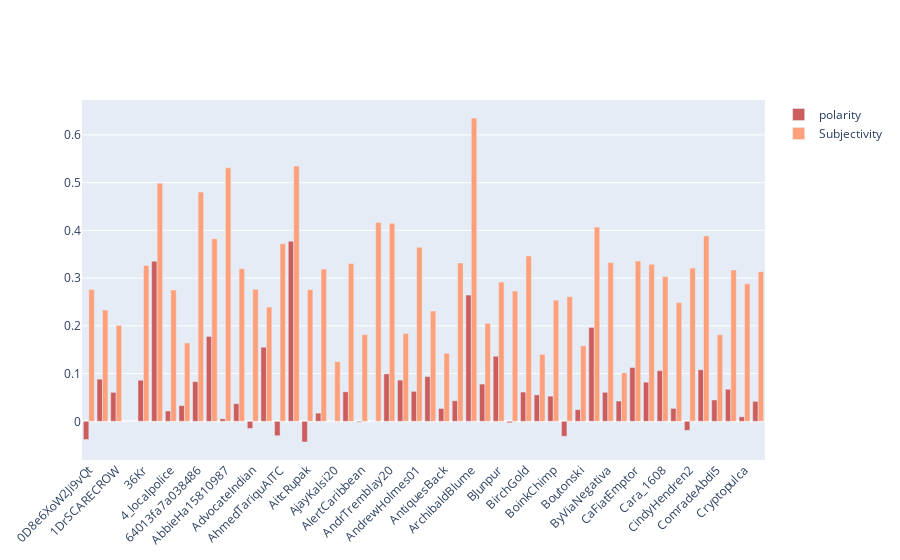

Notebook cell for this chart:
### Code cell
fig = go.Figure()
fig.add_trace(go.Bar(
    x=df_authors_filtered["original_author"].tolist(),
    y=df_authors_filtered["polarity"].tolist(),
    name='polarity',
    marker_color='indianred'
))
fig.add_trace(go.Bar(
    x=df_authors_filtered["original_author"].tolist(),
    y=df_authors_filtered["subjectivity"].tolist(),
    name='Subjectivity',
    marker_color='lightsalmon'
))

# Here we modify the tickangle of the xaxis, resulting in rotated labels.
fig.update_layout(barmode='group', xaxis_tickangle=-45)
fig.show()

### Figure 1 — Plotly figure (JSON) as saved in the notebook; plotly's stock layout.template omitted (floating-point values rounded to 4 significant figures)
{"data": [{"marker": {"color": "indianred"}, "name": "polarity", "type": "bar", "x": ["0D8e6XoW2Ji9vQt", "17_shubhamverma", "1DrSCARECROW", "2_ragni", "36Kr", "3osVyJVKJ0cOtVu", "4_localpolice", "4got1en_6ol", "64013fa7a038486", "ASBrokerage", "AbbieHa15810987", "AcquadroAnthony", "AdvocateIndian", "AfricanMoran1", "AhmedTariquAITC", "AilsaForshaw", "AitcRupak", "Aitc_Sahjahan", "AjayKalsi20", "AlecH34748141", "AlertCaribbean", "AlistianiGita", "AndrTremblay20", "AndreasErdwin", "AndrewHolmes01", "Anil_Keerthy", "AntiquesBack", "AnuDekarmakar", "ArchibaldBlume", "Arvind27031971", "BJunpur", "BMartinovski", "BirchGold", "Bishnutani", "BoinkChimp", "BostonRoca", "Boutonski", "Bunglebob66", "ByViaNegativa", "CADileepV", "CaFiatEmptor", "Cannonballs17", "Cara_1608", "CarlosGraca0222", "CindyHendren2", "CityFarmSystems", "ComradeAbdi5", "CopleyCapital", "Cryptopulca", "DanRadzikowski"], "y": [-0.03824, 0.08836, 0.06068, 0, 0.08611, 0.3356, 0.02163, 0.03301, 0.08322, 0.1779, 0.0052, 0.03702, -0.01499, 0.1553, -0.03023, 0.3774, -0.04333, 0.01726, 0, 0.06184, -0.001731, 0, 0.09942, 0.08628, 0.06279, 0.09376, 0.02693, 0.04297, 0.2645, 0.0781, 0.1364, -0.003141, 0.06136, 0.05543, 0.05274, -0.03134, 0.02447, 0.1966, 0.06086, 0.04242, 0.1127, 0.082, 0.1061, 0.02704, -0.01889, 0.108, 0.04467, 0.06719, 0.009424, 0.04174]}, {"marker": {"color": "lightsalmon"}, "name": "Subjectivity", "type": "bar", "x": ["0D8e6XoW2Ji9vQt", "17_shubhamverma", "1DrSCARECROW", "2_ragni", "36Kr", "3osVyJVKJ0cOtVu", "4_localpolice", "4got1en_6ol", "64013fa7a038486", "ASBrokerage", "AbbieHa15810987", "AcquadroAnthony", "AdvocateIndian", "AfricanMoran1", "AhmedTariquAITC", "AilsaForshaw", "AitcRupak", "Aitc_Sahjahan", "AjayKalsi20", "AlecH34748141", "AlertCaribbean", "AlistianiGita", "AndrTremblay20", "AndreasErdwin", "AndrewHolmes01", "Anil_Keerthy", "AntiquesBack", "AnuDekarmakar", "ArchibaldBlume", "Arvind27031971", "BJunpur", "BMartinovski", "BirchGold", "Bishnutani", "BoinkChimp", "BostonRoca", "Boutonski", "Bunglebob66", "ByViaNegativa", "CADileepV", "CaFiatEmptor", "Cannonballs17", "Cara_1608", "CarlosGraca0222", "CindyHendren2", "CityFarmSystems", "ComradeAbdi5", "CopleyCapital", "Cryptopulca", "DanRadzikowski"], "y": [0.2763, 0.2332, 0.2009, 0, 0.3265, 0.4989, 0.2752, 0.1642, 0.4803, 0.3826, 0.5312, 0.3196, 0.2765, 0.2394, 0.3722, 0.5348, 0.2759, 0.3189, 0.125, 0.3306, 0.1818, 0.4167, 0.4148, 0.1842, 0.3648, 0.2311, 0.1424, 0.3318, 0.6355, 0.2053, 0.2917, 0.2729, 0.3464, 0.1402, 0.2537, 0.2612, 0.1582, 0.4068, 0.3327, 0.1015, 0.3357, 0.3289, 0.3033, 0.2487, 0.3211, 0.3885, 0.1813, 0.3171, 0.2882, 0.3135]}], "layout": {"barmode": "group", "xaxis": {"tickangle": -45}}}
